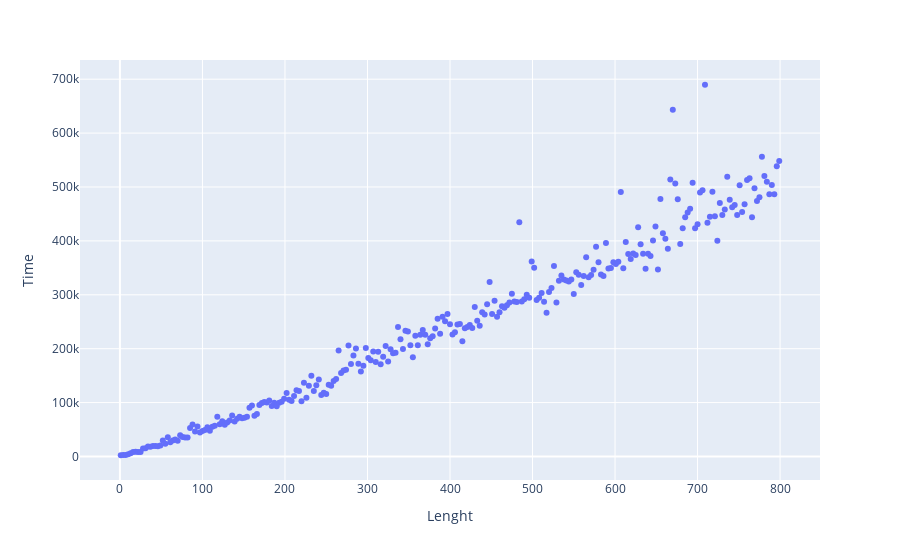

Here is the notebook cell this chart was saved with:
### Code cell
pd.options.plotting.backend = "plotly"
a.plot.scatter(x='Lenght', y='Time')

### Figure 1 — Plotly figure (JSON) as saved in the notebook; plotly's stock layout.template omitted (floating-point values rounded to 4 significant figures; data arrays with more than 128 entries replaced by an {"elided": "..."} marker saying what was removed)
{"data": [{"hovertemplate": "Lenght=%{x}<br>Time=%{y}<extra></extra>", "legendgroup": "", "marker": {"color": "#636efa", "symbol": "circle"}, "mode": "markers", "name": "", "orientation": "v", "showlegend": false, "type": "scatter", "x": {"elided": "267 int values"}, "xaxis": "x", "y": {"elided": "267 int values"}, "yaxis": "y"}], "layout": {"legend": {"tracegroupgap": 0}, "margin": {"t": 60}, "xaxis": {"anchor": "y", "domain": [0, 1], "title": {"text": "Lenght"}}, "yaxis": {"anchor": "x", "domain": [0, 1], "title": {"text": "Time"}}}}
